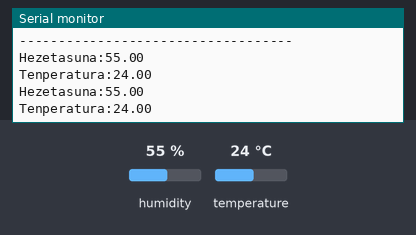
Bench run of a sketch on a simulated Arduino Uno, built with avr-gcc and run on an emulated ATmega328P. Parts: the last lines printed to the serial monitor. The test bench sets the inputs (shaded band); at power-on: humidity 55 %, temperature 24 °C.

Above: at 5.8 s.
5.9 s: humidity set to 22 %
At 11.5 s:
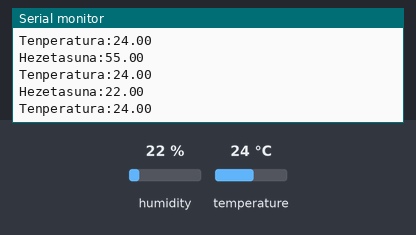
11.9 s: temperature set to 12 °C
At 15.6 s:
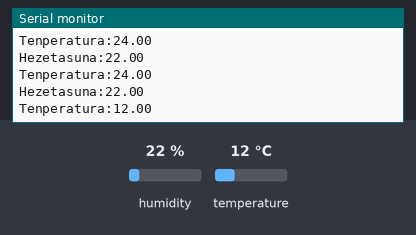
17.9 s: humidity set to 40 %
At 20.8 s:
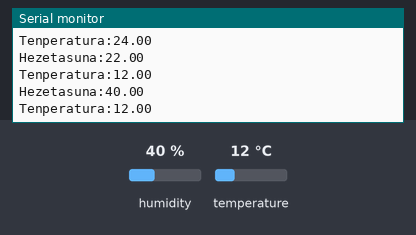
Timing chart, 0 to 22.3 s (numbered marks = the images above; inputs shaded):
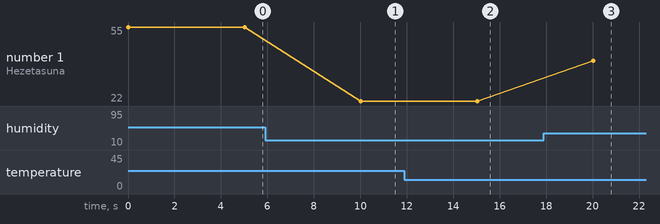

Measured:
- after the input at 5.9 s, the serial monitor: prints a new line after 4.1 s (image 1)
- after the input at 11.9 s, the serial monitor: prints a new line after 3.1 s (image 2)
- after the input at 17.9 s, the serial monitor: prints a new line after 2.1 s (image 3)
- plotted number 1: 55 → 22 after the input at 5.9 s, 22 → 40 after the input at 17.9 s

The sketch:

DTH22_PROBATZEN.ino
```cpp
/***************************************************************************
2018-2019 STEAM kurtsorako proposatzen den ariketa.
Ariketa honen helburua ikasleek IOT-arekin, sentsoreekin, 3D Inprimagailuekin,
IKTekin, ... egin daitezkeen gauzen lehen esperientzia izatea da.
 ***************************************************************************/
#include <DHT.h>


#define DHTPIN 2     // DTH 22 sentsorea konektatua dagoen PIN DIGITALA: GPI02
#define DHTTYPE DHT22   // DHT 22  (AM2302) sentsorea

DHT dht(DHTPIN, DHTTYPE); // Sentsorea definitu

void setup() {
  Serial.begin(115200);


  dht.begin(); // DTH sentsorea martxan jarri

  Serial.println("-----------------------------------");
  Serial.println("----------Abian da Proba-----------");
  Serial.println("-----------------------------------");
  Serial.println();


}

void loop() { // Behin eta berriz errepikatu

    float h = dht.readHumidity();  // Hezetasuna irakurri sentsoretik
    float t = dht.readTemperature();  // Tenperatura irakurri sentsoretik

    Serial.println("Hezetasuna:" + String(h)); // Monitor Serie-an Hezetasuna pantailaratu
    Serial.println("Tenperatura:" + String(t)); // Monitor Serie-an Tenperatura pantailaratu


    delay(5000); // 5 Segundu itxaron


}
```
